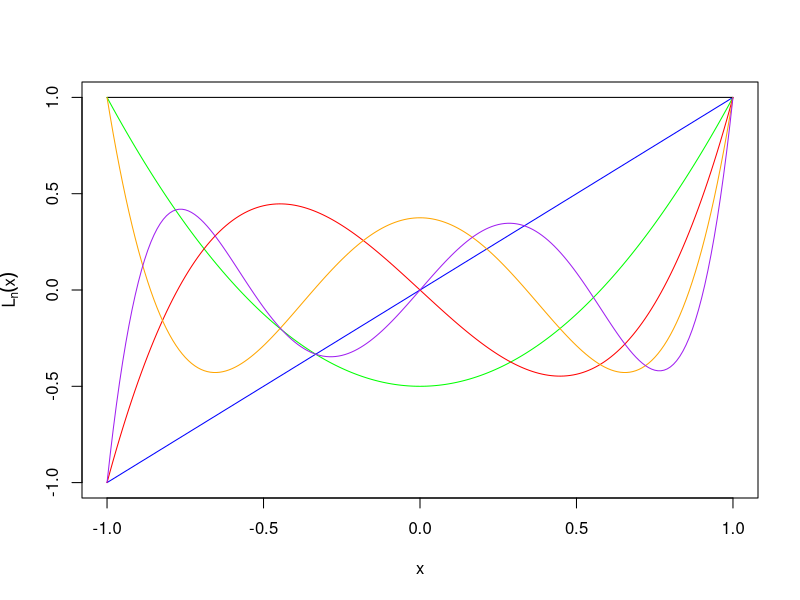
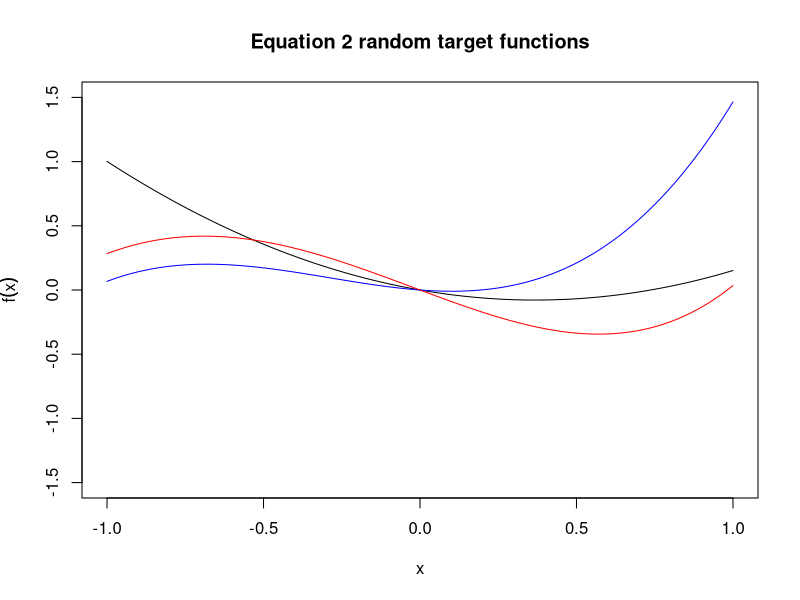
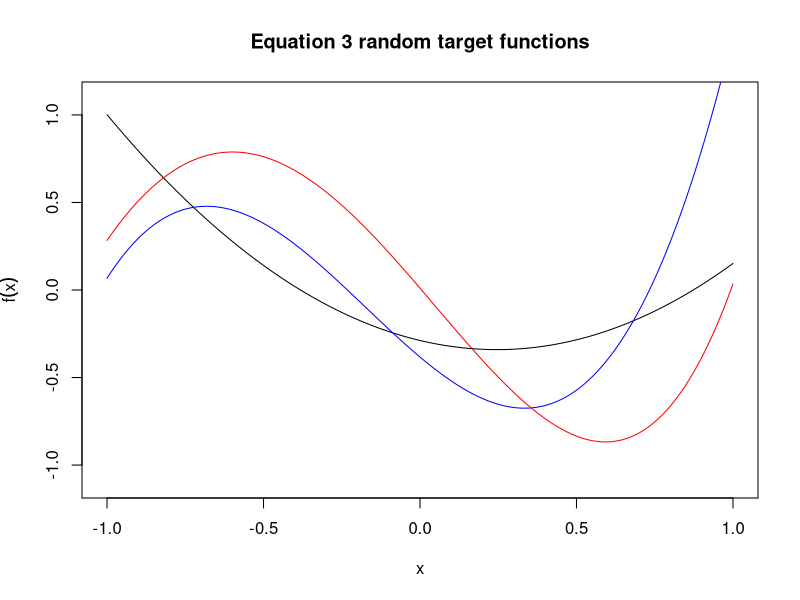
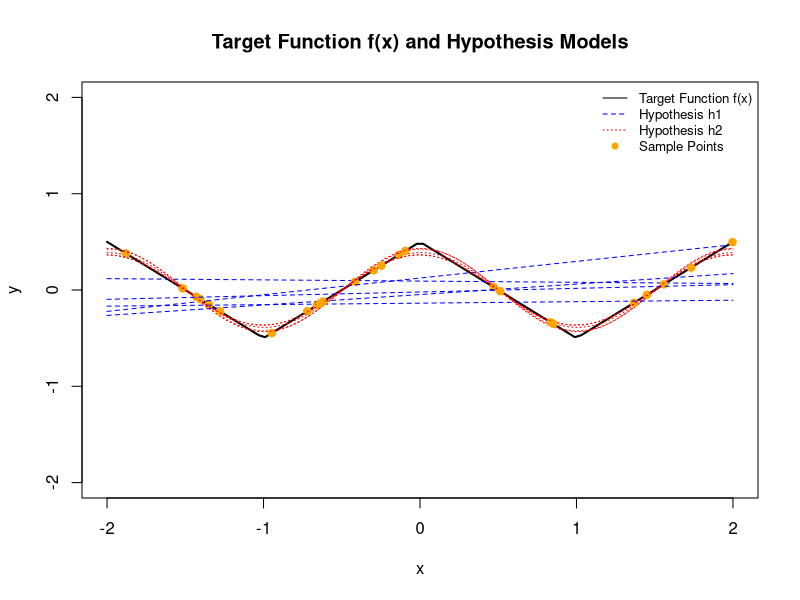
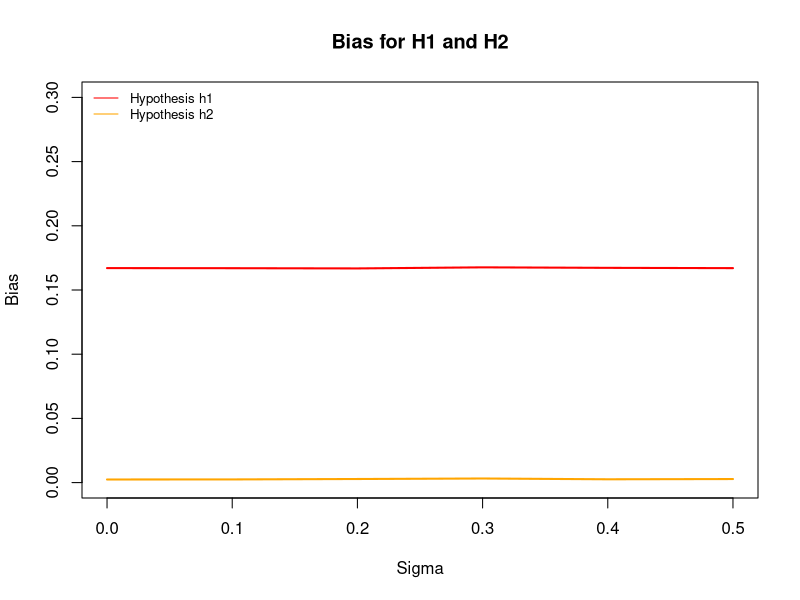
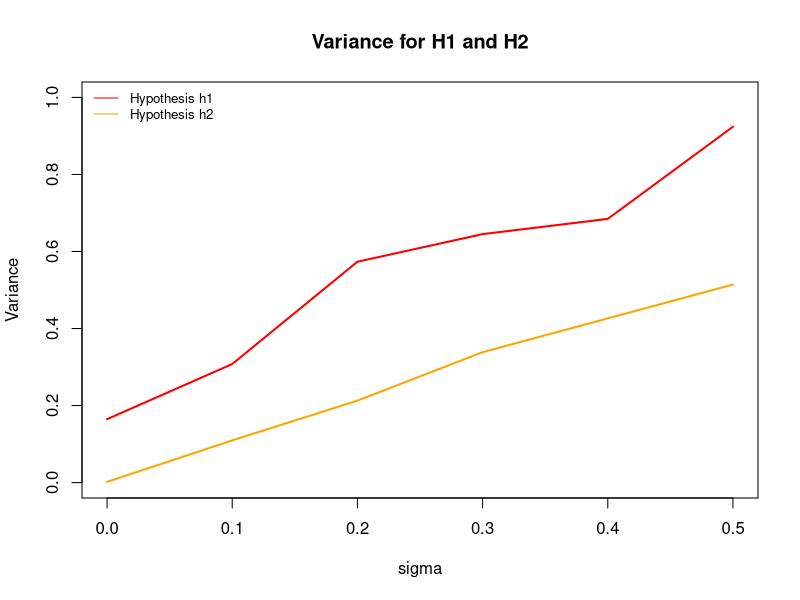
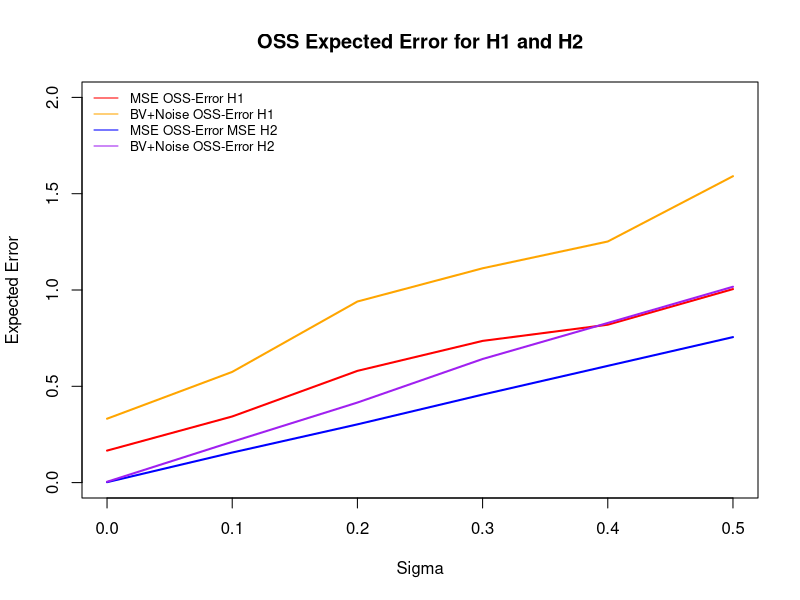

Reproduce these figures in R, in order.
## ---- chunk 1
knitr::opts_chunk$set(echo = TRUE)
## ---- chunk 2
# Legendre polynomials
Legendre=function(x,q){
	val=0
	for(i in 0:q){
		val=val+((x^i)*choose(q,i)*choose((q+i-1)/2,q))
	}
	return((2^q)*val)
}

x<-seq(-1,1,0.01)
plot(x,Legendre(x,1),type="l",ylab=expression(L[n](x)),col="blue")
lines(x,Legendre(x,0),type="l",col="black")
lines(x,Legendre(x,2),type="l",col="green")
lines(x,Legendre(x,3),type="l",col="red")
lines(x,Legendre(x,4),type="l",col="orange")
lines(x,Legendre(x,5),type="l",col="purple")
## ---- chunk 3
set.seed(123)
# creates random polynomial target functions
rPolyfunc=function(x,n){ # Equation 2
  val=0
  vec=runif(n,-1,1)
  for(i in 1:n){
    val=val+(x^i*vec[i])
  }
  return(val)
}

rLegfunc=function(x,n){ # Equation 3
	val=0
	vec=runif(n,-1,1)
	for(i in 1:n){
		val=val+(Legendre(x,i)*vec[i])
	}
	return(val)
}

# Equation 2 randomly generated functions
x<-seq(-1,1,0.01)
plot(x,1.5*x,type="n",ylab=expression(f(x)), main= "Equation 2 random target functions")
lines(x,rPolyfunc(x,2),type="l")
lines(x,rPolyfunc(x,3),col="blue")
lines(x,rPolyfunc(x,4),col="red")
#lines(x,rPolyfunc(x,5),col="green")

## ---- chunk 4
# Equation 3 randomly generated functions
set.seed(123)
x<-seq(-1,1,0.01)
plot(x,1.1*x,type="n",ylab=expression(f(x)), main= "Equation 3 random target functions")
lines(x,rLegfunc(x,2),type="l")
lines(x,rLegfunc(x,3),col="blue")
lines(x,rLegfunc(x,4),col="red")
## ---- chunk 5

rm(list=ls())

set.seed(2023)
# Set up a target function/pattern:
f = function(x) {
  ifelse(x < rep(0, length(x)),  (abs(x + 1) - 0.5), (abs(x - 1) - 0.5))
}


# Data Generating Process
dgp = function(N, f, sig2=0)
{
   x = runif(N,-2,2)
   e = rnorm(N,0,sqrt(sig2))
   y = f(x) + e
   return(list(y = y, x = x))
}


# Hypothesis models
h1 = function(x, w0, w1) {
  w0 + w1 * x
}

h2 = function(x, w1, w2) {
  w1 * sin(pi * x) + w2 * cos(pi * x)
}

# Plot f(x) over the input space
x_vals = seq(-2, 2, length.out = 100)
plot(x_vals, f(x_vals), type = "l", col = "black", ylim = c(-2, 2), lwd = 2,
     main = "Target Function f(x) and Hypothesis Models", xlab = "x", ylab = "y")

for( i in 1:5){
  sample_data = dgp(5, f)
  h1_fit      = lm(y~x, data=sample_data)
  h1_pred     = predict(h1_fit, newdata = data.frame(x = x_vals))
  
  sample_data$z1 = sin(pi * sample_data$x)
  sample_data$z2 = cos(pi * sample_data$x)
  h2_fit = lm(y ~ z1 + z2 - 1, data = sample_data)
  h2_pred = predict(h2_fit, newdata = data.frame(z1 = sin(pi * x_vals), z2 = cos(pi * x_vals)))
  # Plot the fitted models
  lines(x_vals, h1_pred, col = "blue", lty = 2)  # h1 hypothesis
  lines(x_vals, h2_pred, col = "red", lty = 3) # h2 hypothesis
    
  # Add points for each sample
  points(sample_data$x, sample_data$y, col = "orange", pch = 19)
} 

legend("topright", legend = c("Target Function f(x)", "Hypothesis h1", "Hypothesis h2", "Sample Points"),
       col = c("black", "blue", "red", "orange"), lty = c(1, 2, 3, NA), pch = c(NA, NA, NA, 19), 
       bty = "n", cex = 0.8)
 
  
## ---- chunk 6
bias_var = function(N = 5, sig2 = 0, M = 1000, hypothesis = "h1", dx = 1/100)
{
	x_lat = seq(-2,2,dx)
	N_dx  = length(x_lat)
	g_bar = rep(0,N_dx)
	G_d   = matrix(0,M,N_dx)
	
	errors = rep(0,M)
	for(i in 1:M)
	{
		res_data = dgp(N,f,sig2)
		g_D = NULL
		if(hypothesis == "h1"){
		   res_model = lm(y~x, data=res_data)
		   g_D       = predict(res_model,data.frame(x = x_lat))
		   g_bar     = g_bar + g_D # Calculating the sum part in the averaging
		   G_d[i,]   = g_D # Particular realization of the data
		   dat_OOS   = dgp(N,f,sig2)
		   yhat_OOS  = predict(res_model,data.frame(x=dat_OOS$x))
		   errors[i] = mean((yhat_OOS-dat_OOS$y)^2) # Mean-squared error 
		}
	  if(hypothesis == "h2"){
		   res_data$z1  = sin(pi * res_data$x)
       res_data$z2  = cos(pi * res_data$x)
       res_model    = lm(y ~ z1 + z2 - 1, data = res_data)
       g_D          = predict(res_model, newdata = data.frame(z1 = sin(pi * x_lat), z2 = cos(pi * x_lat)))
       g_bar        = g_bar + g_D # Calculating the sum part in the averaging
       G_d[i,]      = g_D
		   dat_OOS      = dgp(N,f,sig2)
		   dat_OOS$z1   = sin(pi * dat_OOS$x)
       dat_OOS$z2   = cos(pi * dat_OOS$x)
		   yhat_OOS     =  predict(res_model, newdata = data.frame(z1 = sin(pi * dat_OOS$x), z2 = cos(pi * dat_OOS$x))) 
		   errors[i]    = mean((yhat_OOS-dat_OOS$y)^2)
	  }
	

	}
	g_bar = g_bar/M # Finally calculate the average

	test_error = mean(errors)
	phi_X = 1/2
	bias2 = sum((g_bar-f(x_lat))[-N_dx]^2*phi_X*dx) # Is the -N_dx due to the left integral ?
	
	ones = matrix(1,M,1)
	var_at_x = colSums((G_d-ones%*%g_bar)^2)/M # Variance at x across all data realisations
	var      = sum(var_at_x[-N_dx]*phi_X*dx)
	test_error_2 = bias2 + var + sig2
	
	return(list(bias2 = bias2,var = var, both = bias2+var, test_error = test_error, test_error_2 = test_error_2, g_bar = g_bar))	
}
set.seed(2023)

h1_model_bias_variance = bias_var(N = 5, sig2 = 0, M = 1000, hypothesis = "h1", dx = 1/100)
h2_model_bias_variance = bias_var(N = 5, sig2 = 0, M = 1000, hypothesis = "h2", dx = 1/100)



results <- data.frame(
  Component = c("Bias", "Variance"),
  `H_0` = c(round(h1_model_bias_variance$bias2, 4), round(h1_model_bias_variance$var, 4)),
  `H_1` = c(round(h2_model_bias_variance$bias2, 4), round(h2_model_bias_variance$var, 4))
)

#kable(results, format = "html", caption = "Bias and Variance for H0 and H1") %>%
 # kable_styling(full_width = FALSE, position = "center")

## ---- chunk 7
set.seed(2023)
sigma_values = c(0, 0.1, 0.2, 0.3, 0.4, 0.5)
bias_values  = data.frame( h1 = rep(0, length(sigma_values)), h2 = rep(0, length(sigma_values)) )
variance_values  = data.frame( h1 =rep(0, length(sigma_values)), h2= rep(0, length(sigma_values)) )
expected_oss_1_values  = data.frame( h1 =rep(0, length(sigma_values)), h2= rep(0, length(sigma_values)) )
expected_oss_2_values  = data.frame( h1 =rep(0, length(sigma_values)), h2= rep(0, length(sigma_values)) )


for ( i in 1:length(sigma_values)){
  h1_model_bias_variance = bias_var(N = 5, sig2 = sigma_values[i], M = 1000, hypothesis = "h1", dx = 1/100)
  h2_model_bias_variance = bias_var(N = 5, sig2 = sigma_values[i], M = 1000, hypothesis = "h2", dx = 1/100)
  
  bias_values$h1[i] = h1_model_bias_variance$bias2
  bias_values$h2[i] = h2_model_bias_variance$bias2
  
  variance_values$h1[i] = h1_model_bias_variance$var
  variance_values$h2[i] = h2_model_bias_variance$var
  
  expected_oss_1_values$h1[i] = h1_model_bias_variance$test_error
  expected_oss_1_values$h2[i] = h2_model_bias_variance$test_error
  
  expected_oss_2_values$h1[i] = h1_model_bias_variance$test_error_2
  expected_oss_2_values$h2[i] = h2_model_bias_variance$test_error_2
}


# Plot 1

plot(sigma_values, bias_values$h1, type="l", xlab= "Sigma", ylab="Bias", ylim=c(0, 0.30), main="Bias for H1 and H2", col="red", lwd=2)
lines(sigma_values, bias_values$h2, col="orange", lwd=2)
legend("topleft", legend = c("Hypothesis h1", "Hypothesis h2"),
       col = c("red", "orange"), lty = c(1, 1), 
       bty = "n", cex = 0.8)
# Plot 2

plot(sigma_values, variance_values$h1, type="l", xlab= "sigma", ylab="Variance", ylim=c(0, 1), main="Variance for H1 and H2", col="red", lwd=2)
lines(sigma_values, variance_values$h2, col="orange", lwd=2)
legend("topleft", legend = c("Hypothesis h1", "Hypothesis h2"),
       col = c("red", "orange"), lty = c(1, 1), 
       bty = "n", cex = 0.8)

# Plot 3
plot(sigma_values, expected_oss_1_values$h1, type="l", xlab= "Sigma", ylab="Expected Error", ylim=c(0, 2), main="OSS Expected Error for H1 and H2", col="red", lwd=2)
lines(sigma_values, expected_oss_2_values$h1, col="orange", lwd=2)
lines(sigma_values, expected_oss_1_values$h2, col="blue", lwd=2)
lines(sigma_values, expected_oss_2_values$h2, col="purple", lwd=2)
legend("topleft", legend = c("MSE OSS-Error H1", "BV+Noise OSS-Error H1", "MSE OSS-Error MSE H2", "BV+Noise OSS-Error H2"),
       col = c("red", "orange", "blue", "purple"), lty = c(1, 1, 1,1), 
       bty = "n", cex = 0.8)
